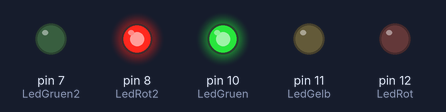
This sketch was run on a simulated Arduino Uno, built with avr-gcc and run on an emulated ATmega328P. On the bench: output pins drawn as LEDs (lit = HIGH).

Above: at 5.0 s.
At 15.0 s:
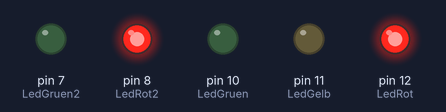
At 18.5 s:
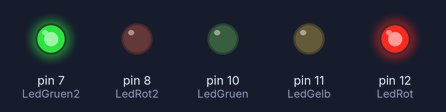
At 22.0 s:
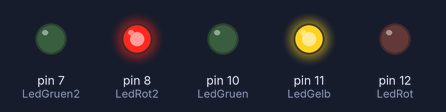
Timing chart, 0 to 29.9 s (numbered marks = the images above):
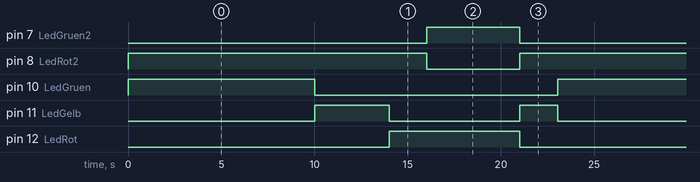

The sketch:

Ampelschaltung.ino
```cpp
/*
  Ampelprogramm
*/

// constants won't change. They're used here to set pin numbers:
// the number of the LED pin
const int LedRot = 12;
const int LedGelb =  11;
const int LedGruen = 10;
const int LedRot2 =  8;
const int LedGruen2 = 7;


void setup() {
  pinMode(LedRot, OUTPUT);
  pinMode(LedGelb, OUTPUT);
  pinMode(LedGruen, OUTPUT);
  pinMode(LedRot2, OUTPUT);
  pinMode(LedGruen2, OUTPUT);


}

void loop() {
  delay(20);
  digitalWrite(LedRot2, HIGH);
  digitalWrite(LedGruen2, LOW);
  digitalWrite(LedGruen, HIGH);
  digitalWrite(LedGelb, LOW);
  digitalWrite(LedRot, LOW);
  delay (10000);
  digitalWrite(LedGruen, LOW);
  digitalWrite(LedGelb, HIGH);
  delay (4000);
  digitalWrite(LedRot, HIGH);
  digitalWrite(LedGelb, LOW);
  delay (2000);
  digitalWrite(LedRot2, LOW);
  digitalWrite(LedGruen2, HIGH);
  delay (5000);
  digitalWrite(LedGelb, HIGH);
  digitalWrite(LedRot, LOW);
  digitalWrite(LedRot2, HIGH);
  digitalWrite (LedGruen2, LOW);
  delay (2000);
  }
```

Measured:
- by itself, pin 7 (LedGruen2): alternates HIGH for 5.0 s and LOW for 18.0 s
- by itself, pin 8 (LedRot2): alternates HIGH for 18.0 s and LOW for 5.0 s
- by itself, pin 10 (LedGruen): alternates HIGH for 10.0 s and LOW for 13.0 s
- by itself, pin 11 (LedGelb): repeats every 23.0 s: LOW 7.0 s, HIGH 2.0 s, LOW 10.0 s, HIGH 4.0 s
- by itself, pin 12 (LedRot): alternates HIGH for 7.0 s and LOW for 16.0 s
